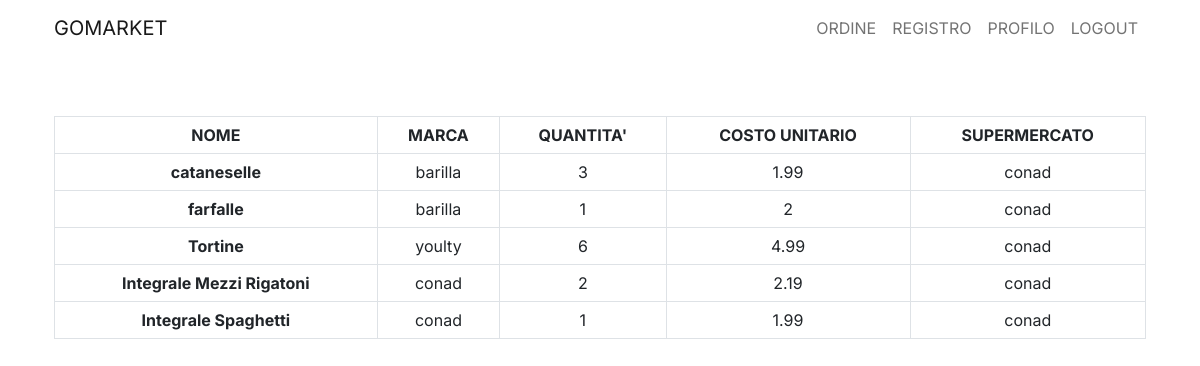
The app's page /page/cliente/detordine.php?id=22 (signed in) with its own data.
### tables this page shows
CREATE TABLE `prodotto_ordine` (
  `ID` int(3) NOT NULL,
  `fk_id_prodotto` int(3) NOT NULL,
  `quantita_prodotto` int(3) NOT NULL,
  `fk_id_ordine` int(3) NOT NULL
);

CREATE TABLE `prodotto` (
  `ID` int(11) NOT NULL,
  `nome_prodotto` varchar(255) NOT NULL,
  `descrizione_prodotto` text NOT NULL,
  `marca_prodotto` varchar(255) NOT NULL,
  `costo_unitario_prodotto` float NOT NULL,
  `dimensione_prodotto` int(10) NOT NULL,
  `fk_id_supermercato` int(11) NOT NULL
);

CREATE TABLE `supermercato` (
  `ID` int(11) NOT NULL,
  `nome_super` varchar(255) NOT NULL,
  `desc_super` varchar(255) NOT NULL
);

### method/funzioni.php (called while the page is built, shortened)
<?php
    function connessione($sql, $base) {
		$conn = mysqli_connect("localhost", "root", "", $base);
		$resultset = $conn->query($sql);
		$righe = mysqli_fetch_all($resultset, MYSQLI_ASSOC);
		return $righe;
	}
?>

### page/cliente/detordine.php (the view, shortened to what this page needs)
<?php
    include("../../method/funzioni.php");
    if(!isset($_SESSION["NOME"])) {
        $nav = "
            <nav class='navbar sticky-top navbar-expand-lg navbar-light bg-white'>
                <div class='container-fluid'>
                <a class='navbar-brand' href='../../index.php'>GOMARKET</a>
                <button class='navbar-toggler' type='button' data-bs-toggle='collapse' data-bs-target='#navbarNav' aria-controls='navbarNav' aria-expanded='false' aria-label='Toggle navigation'>
                    <span class='navbar-toggler-icon'></span>
                </button>
                <div class='collapse navbar-collapse justify-content-end' id='navbarNav'>
                    <ul class='navbar-nav'>
                    <li class='nav-item'>
                        <a class='nav-link' href='../registrazione.php'>REGISTRATI</a>
                    </li>
                    <li class='nav-item'>
                        <a class='nav-link' href='../login.php'>ACCEDI</a>
                    </li>
                    </ul>
                </div>
                </div>
            </nav>
        ";
        $body = "
            <div class='container'>
                <div class='container row'>
                <div class='col-2'></div>
                <div class='col-8 first-item'>
                    <img src='../../assets/04.svg' class='img-fluid mx-auto d-block'>
                    </div>
                </div>
            </div>
        ";
    }else {
        $sql = "SELECT * FROM prodotto_ordine po WHERE po.fk_id_ordine = {$_GET["id"]}";
        $risultato = connessione($sql, "gomarket");
        $flag = "
            <table class='table table-bordered'>
                <thead class='align-middle text-center'>
                    <tr>
                    <th scope='col'>NOME</th>
                    <th scope='col'>MARCA</th>
                    <th scope='col'>QUANTITA'</th>
                    <th scope='col'>COSTO UNITARIO</th>
                    <th scope='col'>SUPERMERCATO</th>
                    </tr>
                </thead>
                <tbody class='align-middle text-center'>
        ";
        foreach($risultato as $riga) {
            $prod_sql = "SELECT * FROM prodotto WHERE ID = {$riga["fk_id_prodotto"]}";
            $ris = connessione($prod_sql, "gomarket");
            $sup_sql = "SELECT nome_super FROM supermercato WHERE ID = {$ris[0]["fk_id_supermercato"]}";
            $sup_ris = connessione($sup_sql, "gomarket");
            $flag .= "
                <tr>
                    <th>{$ris[0]["nome_prodotto"]}</th>
                    <td>{$ris[0]["marca_prodotto"]}</td>
                    <td>{$riga["quantita_prodotto"]}</td>
                    <td>{$ris[0]["costo_unitario_prodotto"]}</td>
                    <td>{$sup_ris[0]["nome_super"]}</td>
                </tr>
            ";
        }
        $flag .= "</tbody></table>";
        $nav = "
            <nav class='navbar sticky-top navbar-expand-lg navbar-light bg-white'>
                <div class='container-fluid'>
                <a class='navbar-brand' href='../../index.php'>GOMARKET</a>
                <button class='navbar-toggler' type='button' data-bs-toggle='collapse' data-bs-target='#navbarNav' aria-controls='navbarNav' aria-expanded='false' aria-label='Toggle navigation'>
                    <span class='navbar-toggler-icon'></span>
                </button>
                <div class='collapse navbar-collapse justify-content-end' id='navbarNav'>
                    <ul class='navbar-nav'>
                        <li class='nav-item'>
                        <a class='nav-link' href='./nordine.php'>ORDINE</a>
                    </li>
                    <li class='nav-item'>
                        <a class='nav-link' href='./registro.php'>REGISTRO</a>
                    </li>
                    <li class='nav-item'>
                        <a class='nav-link' href='../profilo.php'>PROFILO</a>
                    </li>
                    <li class='nav-item'>
                        <a class='nav-link' href='../../method/logout.php'>LOGOUT</a>
                    </li>
                    </ul>
                </div>
                </div>
            </nav>
        ";
        $body = "
            <div class='container first-item'>
                {$flag}
            </div>
        ";
    }
    $html = "
        <html>
            <head>
            <link href='https://cdn.jsdelivr.net/npm/bootstrap@5.0.0-beta1/dist/css/bootstrap.min.css' rel='stylesheet'>
            <link rel='preconnect' href='https://fonts.gstatic.com'>
            <link href='https://fonts.googleapis.com/css2?family=Inter:wght@500&display=swap' rel='stylesheet'>
            <link rel='stylesheet' href='../../style/style.css'>
            <title>GoMarket</title>
            </head>
            <body>
                <div class='container-lg'>
                    {$nav}
                    {$body}
                </div>
            </body>
        </html>
    ";
    print_r($html);
?>

### style/style.css (style rules this page uses)
body { font-family: 'Inter', sans-serif; }
.first-item { padding-top: 60px; }

### records on screen
prodotto_ordine: prodotto.nome_prodotto "cataneselle", prodotto.marca_prodotto "barilla", quantita_prodotto "3", prodotto.costo_unitario_prodotto "1.99", supermercato.nome_super "conad"
prodotto_ordine: prodotto.nome_prodotto "farfalle", prodotto.marca_prodotto "barilla", quantita_prodotto "1", prodotto.costo_unitario_prodotto "2", supermercato.nome_super "conad"
prodotto_ordine: prodotto.nome_prodotto "Tortine", prodotto.marca_prodotto "youlty", quantita_prodotto "6", prodotto.costo_unitario_prodotto "4.99", supermercato.nome_super "conad"
prodotto_ordine: prodotto.nome_prodotto "Integrale Mezzi Rigatoni", prodotto.marca_prodotto "conad", quantita_prodotto "2", prodotto.costo_unitario_prodotto "2.19", supermercato.nome_super "conad"
prodotto_ordine: prodotto.nome_prodotto "Integrale Spaghetti", prodotto.marca_prodotto "conad", quantita_prodotto "1", prodotto.costo_unitario_prodotto "1.99", supermercato.nome_super "conad"
